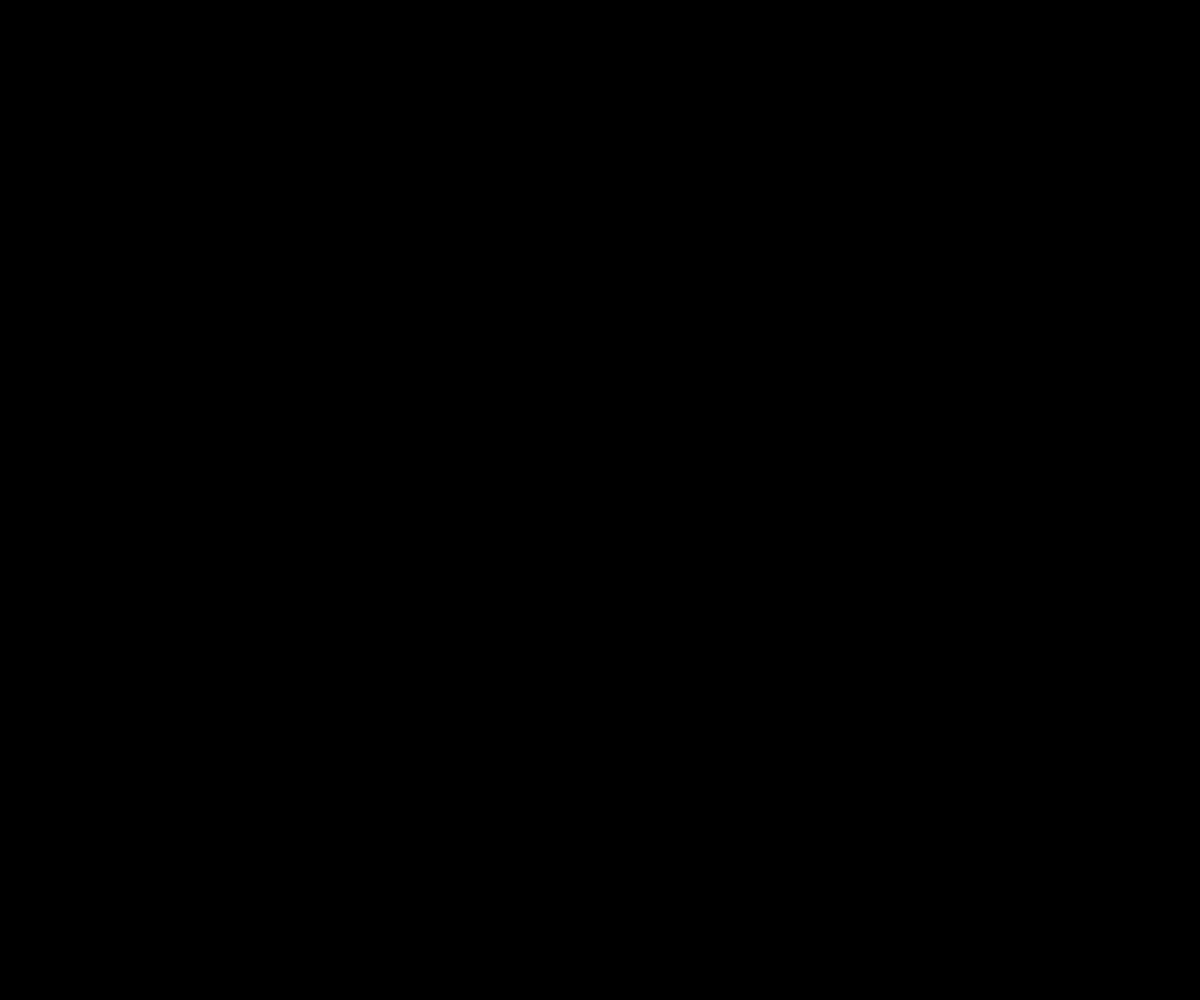
Frame 1 (no input)
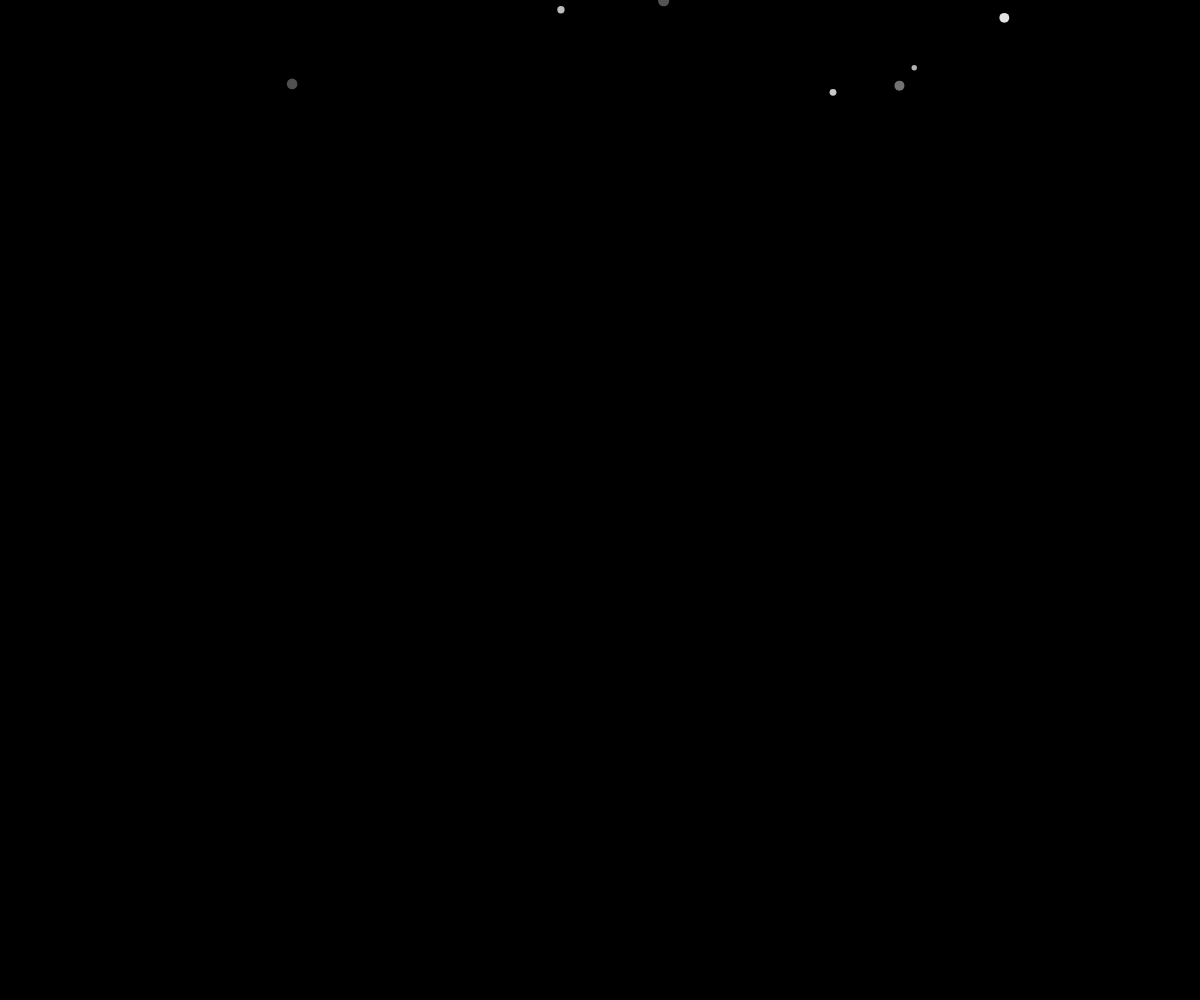
Frame 60 (no input)
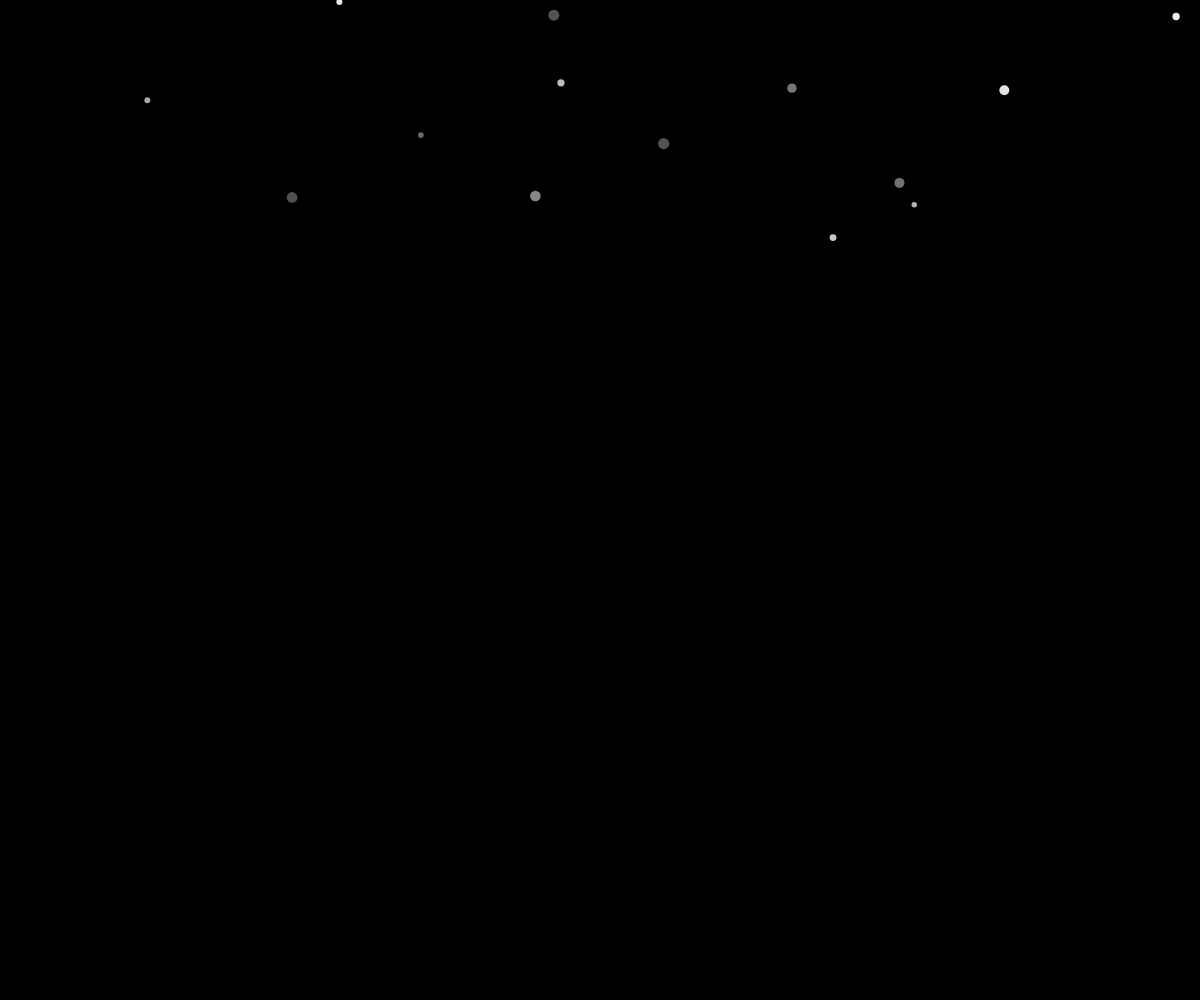
Frame 120 (the mouse pressed at the canvas centre since frame 60)

The p5.js sketch that drew these frames (run headless with seeded random() and noise() and a simulated clock; from frame 60 on, the mouse is pressed at the canvas centre):

// p5.js sketch
// ── sketch.js
let snowflakes = [];

function setup() {
  createCanvas(windowWidth, windowHeight);
}

function windowResized() {
  resizeCanvas(windowWidth, windowHeight);
}

function draw() {
  background(0);

  // Aggiungiamo un nuovo fiocco di neve ad intervalli regolari
  if (frameCount % 9 === 1) {
    let dimensione = random(5, 12); // Dimensione randomica tra 5 e 15
    let velocitaCaduta = random(1, 4); // Velocità di caduta randomica tra 1 e 3
    let posX = random(width); // Posizione x casuale
    let posY = -dimensione; // Iniziamo i fiocchi di neve sopra il canvas
    let opacity = random(50, 255); // Opacità casuale tra 50 e 255

    snowflakes.push({ posX, posY, dimensione, velocitaCaduta, opacity });
  }

  // Disegnamo e aggiorniamo ogni fiocco di neve
  for (let flake of snowflakes) {
    fill(240, 240, 240, flake.opacity); // Colore del fiocco di neve (bianco) con opacità
    noStroke(); // Nessun contorno per il fiocco di neve

    ellipse(flake.posX, flake.posY, flake.dimensione, flake.dimensione); // Disegna un fiocco di neve come un'ellisse

    // Muovi il fiocco di neve verso il basso con la velocità di caduta
    flake.posY += flake.velocitaCaduta;

    // Se il fiocco di neve raggiunge il fondo del canvas, rimuovilo dall'array
    if (flake.posY > height) {
      let index = snowflakes.indexOf(flake);
      snowflakes.splice(index, 1);
    }
  }
}
